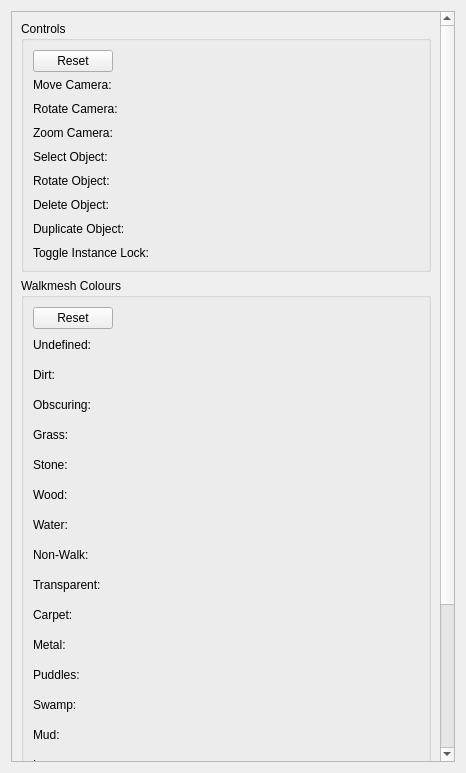
<?xml version="1.0" encoding="UTF-8"?>
<ui version="4.0">
 <class>Form</class>
 <widget class="QWidget" name="Form">
  <property name="geometry">
   <rect>
    <x>0</x>
    <y>0</y>
    <width>466</width>
    <height>773</height>
   </rect>
  </property>
  <property name="windowTitle">
   <string>Form</string>
  </property>
  <layout class="QGridLayout" name="gridLayout">
   <item row="0" column="0">
    <widget class="QScrollArea" name="scrollArea">
     <property name="widgetResizable">
      <bool>true</bool>
     </property>
     <widget class="QWidget" name="scrollAreaWidgetContents">
      <property name="geometry">
       <rect>
        <x>0</x>
        <y>0</y>
        <width>429</width>
        <height>920</height>
       </rect>
      </property>
      <layout class="QVBoxLayout" name="verticalLayout">
       <item>
        <widget class="QGroupBox" name="groupBox">
         <property name="title">
          <string>Controls</string>
         </property>
         <layout class="QVBoxLayout" name="verticalLayout_2">
          <item>
           <layout class="QHBoxLayout" name="horizontalLayout_3">
            <item>
             <widget class="QPushButton" name="controlsResetButton">
              <property name="text">
               <string>Reset</string>
              </property>
             </widget>
            </item>
            <item>
             <spacer name="horizontalSpacer_3">
              <property name="orientation">
               <enum>Qt::Horizontal</enum>
              </property>
              <property name="sizeHint" stdset="0">
               <size>
                <width>40</width>
                <height>20</height>
               </size>
              </property>
             </spacer>
            </item>
           </layout>
          </item>
          <item>
           <layout class="QFormLayout" name="formLayout">
            <property name="verticalSpacing">
             <number>10</number>
            </property>
            <item row="0" column="0">
             <widget class="QLabel" name="label">
              <property name="text">
               <string>Move Camera:</string>
              </property>
             </widget>
            </item>
            <item row="0" column="1">
             <widget class="SetBindWidget" name="moveCameraBindEdit" native="true"/>
            </item>
            <item row="1" column="0">
             <widget class="QLabel" name="label_2">
              <property name="text">
               <string>Rotate Camera:</string>
              </property>
             </widget>
            </item>
            <item row="1" column="1">
             <widget class="SetBindWidget" name="rotateCameraBindEdit" native="true"/>
            </item>
            <item row="2" column="0">
             <widget class="QLabel" name="label_3">
              <property name="text">
               <string>Zoom Camera:</string>
              </property>
             </widget>
            </item>
            <item row="2" column="1">
             <widget class="SetBindWidget" name="zoomCameraBindEdit" native="true"/>
            </item>
            <item row="3" column="0">
             <widget class="QLabel" name="label_5">
              <property name="text">
               <string>Select Object:</string>
              </property>
             </widget>
            </item>
            <item row="3" column="1">
             <widget class="SetBindWidget" name="selectUnderneathBindEdit" native="true"/>
            </item>
            <item row="4" column="0">
             <widget class="QLabel" name="label_4">
              <property name="text">
               <string>Rotate Object:</string>
              </property>
             </widget>
            </item>
            <item row="4" column="1">
             <widget class="SetBindWidget" name="rotateSelectedToPointBindEdit" native="true"/>
            </item>
            <item row="5" column="0">
             <widget class="QLabel" name="label_6">
              <property name="text">
               <string>Delete Object:</string>
              </property>
             </widget>
            </item>
            <item row="5" column="1">
             <widget class="SetBindWidget" name="deleteSelectedBindEdit" native="true"/>
            </item>
            <item row="6" column="0">
             <widget class="QLabel" name="label_7">
              <property name="text">
               <string>Duplicate Object:</string>
              </property>
             </widget>
            </item>
            <item row="6" column="1">
             <widget class="SetBindWidget" name="duplicateSelectedBindEdit" native="true"/>
            </item>
            <item row="7" column="0">
             <widget class="QLabel" name="label_8">
              <property name="text">
               <string>Toggle Instance Lock:</string>
              </property>
             </widget>
            </item>
            <item row="7" column="1">
             <widget class="SetBindWidget" name="toggleLockInstancesBindEdit" native="true"/>
            </item>
           </layout>
          </item>
         </layout>
        </widget>
       </item>
       <item>
        <widget class="QGroupBox" name="groupBox_2">
         <property name="title">
          <string>Walkmesh Colours</string>
         </property>
         <layout class="QGridLayout" name="gridLayout_2">
          <item row="1" column="0">
           <layout class="QFormLayout" name="formLayout_2">
            <property name="verticalSpacing">
             <number>10</number>
            </property>
            <item row="0" column="0">
             <widget class="QLabel" name="label_10">
              <property name="text">
               <string>Undefined:</string>
              </property>
             </widget>
            </item>
            <item row="0" column="1">
             <widget class="ColorEdit" name="undefinedMaterialColourEdit" native="true">
              <property name="minimumSize">
               <size>
                <width>0</width>
                <height>20</height>
               </size>
              </property>
              <property name="maximumSize">
               <size>
                <width>16777215</width>
                <height>20</height>
               </size>
              </property>
             </widget>
            </item>
            <item row="1" column="0">
             <widget class="QLabel" name="label_11">
              <property name="text">
               <string>Dirt:</string>
              </property>
             </widget>
            </item>
            <item row="14" column="0">
             <widget class="QLabel" name="label_12">
              <property name="text">
               <string>Leaves:</string>
              </property>
             </widget>
            </item>
            <item row="13" column="0">
             <widget class="QLabel" name="label_13">
              <property name="text">
               <string>Mud:</string>
              </property>
             </widget>
            </item>
            <item row="12" column="0">
             <widget class="QLabel" name="label_14">
              <property name="text">
               <string>Swamp:</string>
              </property>
             </widget>
            </item>
            <item row="11" column="0">
             <widget class="QLabel" name="label_15">
              <property name="text">
               <string>Puddles:</string>
              </property>
             </widget>
            </item>
            <item row="10" column="0">
             <widget class="QLabel" name="label_16">
              <property name="text">
               <string>Metal:</string>
              </property>
             </widget>
            </item>
            <item row="9" column="0">
             <widget class="QLabel" name="label_17">
              <property name="text">
               <string>Carpet:</string>
              </property>
             </widget>
            </item>
            <item row="8" column="0">
             <widget class="QLabel" name="label_18">
              <property name="text">
               <string>Transparent:</string>
              </property>
             </widget>
            </item>
            <item row="7" column="0">
             <widget class="QLabel" name="label_19">
              <property name="text">
               <string>Non-Walk:</string>
              </property>
             </widget>
            </item>
            <item row="6" column="0">
             <widget class="QLabel" name="label_20">
              <property name="text">
               <string>Water:</string>
              </property>
             </widget>
            </item>
            <item row="5" column="0">
             <widget class="QLabel" name="label_21">
              <property name="text">
               <string>Wood:</string>
              </property>
             </widget>
            </item>
            <item row="4" column="0">
             <widget class="QLabel" name="label_22">
              <property name="text">
               <string>Stone:</string>
              </property>
             </widget>
            </item>
            <item row="3" column="0">
             <widget class="QLabel" name="label_23">
              <property name="text">
               <string>Grass:</string>
              </property>
             </widget>
            </item>
            <item row="2" column="0">
             <widget class="QLabel" name="label_24">
              <property name="text">
               <string>Obscuring:</string>
              </property>
             </widget>
            </item>
            <item row="15" column="0">
             <widget class="QLabel" name="label_25">
              <property name="text">
               <string>Lava:</string>
              </property>
             </widget>
            </item>
            <item row="16" column="0">
             <widget class="QLabel" name="label_26">
              <property name="text">
               <string>Bottomless Pit:</string>
              </property>
             </widget>
            </item>
            <item row="17" column="0">
             <widget class="QLabel" name="label_27">
              <property name="text">
               <string>Deep Water:</string>
              </property>
             </widget>
            </item>
            <item row="18" column="0">
             <widget class="QLabel" name="label_28">
              <property name="text">
               <string>Door:</string>
              </property>
             </widget>
            </item>
            <item row="19" column="0">
             <widget class="QLabel" name="label_29">
              <property name="text">
               <string>Non-Walk Grass:</string>
              </property>
             </widget>
            </item>
            <item row="1" column="1">
             <widget class="ColorEdit" name="dirtMaterialColourEdit" native="true">
              <property name="minimumSize">
               <size>
                <width>0</width>
                <height>20</height>
               </size>
              </property>
              <property name="maximumSize">
               <size>
                <width>16777215</width>
                <height>20</height>
               </size>
              </property>
             </widget>
            </item>
            <item row="2" column="1">
             <widget class="ColorEdit" name="obscuringMaterialColourEdit" native="true">
              <property name="minimumSize">
               <size>
                <width>0</width>
                <height>20</height>
               </size>
              </property>
              <property name="maximumSize">
               <size>
                <width>16777215</width>
                <height>20</height>
               </size>
              </property>
             </widget>
            </item>
            <item row="3" column="1">
             <widget class="ColorEdit" name="grassMaterialColourEdit" native="true">
              <property name="minimumSize">
               <size>
                <width>0</width>
                <height>20</height>
               </size>
              </property>
              <property name="maximumSize">
               <size>
                <width>16777215</width>
                <height>20</height>
               </size>
              </property>
             </widget>
            </item>
            <item row="4" column="1">
             <widget class="ColorEdit" name="stoneMaterialColourEdit" native="true">
              <property name="minimumSize">
               <size>
                <width>0</width>
                <height>20</height>
               </size>
              </property>
              <property name="maximumSize">
               <size>
                <width>16777215</width>
                <height>20</height>
               </size>
              </property>
             </widget>
            </item>
            <item row="5" column="1">
             <widget class="ColorEdit" name="woodMaterialColourEdit" native="true">
              <property name="minimumSize">
               <size>
                <width>0</width>
                <height>20</height>
               </size>
              </property>
              <property name="maximumSize">
               <size>
                <width>16777215</width>
                <height>20</height>
               </size>
              </property>
             </widget>
            </item>
            <item row="6" column="1">
             <widget class="ColorEdit" name="waterMaterialColourEdit" native="true">
              <property name="minimumSize">
               <size>
                <width>0</width>
                <height>20</height>
               </size>
              </property>
              <property name="maximumSize">
               <size>
                <width>16777215</width>
                <height>20</height>
               </size>
              </property>
             </widget>
            </item>
            <item row="7" column="1">
             <widget class="ColorEdit" name="nonWalkMaterialColourEdit" native="true">
              <property name="minimumSize">
               <size>
                <width>0</width>
                <height>20</height>
               </size>
              </property>
              <property name="maximumSize">
               <size>
                <width>16777215</width>
                <height>20</height>
               </size>
              </property>
             </widget>
            </item>
            <item row="8" column="1">
             <widget class="ColorEdit" name="transparentMaterialColourEdit" native="true">
              <property name="minimumSize">
               <size>
                <width>0</width>
                <height>20</height>
               </size>
              </property>
              <property name="maximumSize">
               <size>
                <width>16777215</width>
                <height>20</height>
               </size>
              </property>
             </widget>
            </item>
            <item row="9" column="1">
             <widget class="ColorEdit" name="carpetMaterialColourEdit" native="true">
              <property name="minimumSize">
               <size>
                <width>0</width>
                <height>20</height>
               </size>
              </property>
              <property name="maximumSize">
               <size>
                <width>16777215</width>
                <height>20</height>
               </size>
              </property>
             </widget>
            </item>
            <item row="10" column="1">
             <widget class="ColorEdit" name="metalMaterialColourEdit" native="true">
              <property name="minimumSize">
               <size>
                <width>0</width>
                <height>20</height>
               </size>
              </property>
              <property name="maximumSize">
               <size>
                <width>16777215</width>
                <height>20</height>
               </size>
              </property>
             </widget>
            </item>
            <item row="11" column="1">
             <widget class="ColorEdit" name="puddlesMaterialColourEdit" native="true">
              <property name="minimumSize">
               <size>
                <width>0</width>
                <height>20</height>
               </size>
              </property>
              <property name="maximumSize">
               <size>
                <width>16777215</width>
                <height>20</height>
               </size>
              </property>
             </widget>
            </item>
            <item row="12" column="1">
             <widget class="ColorEdit" name="swampMaterialColourEdit" native="true">
              <property name="minimumSize">
               <size>
                <width>0</width>
                <height>20</height>
               </size>
              </property>
              <property name="maximumSize">
               <size>
                <width>16777215</width>
                <height>20</height>
               </size>
              </property>
             </widget>
            </item>
            <item row="13" column="1">
             <widget class="ColorEdit" name="mudMaterialColourEdit" native="true">
              <property name="minimumSize">
               <size>
                <width>0</width>
                <height>20</height>
               </size>
              </property>
              <property name="maximumSize">
               <size>
                <width>16777215</width>
                <height>20</height>
               </size>
              </property>
             </widget>
            </item>
            <item row="14" column="1">
             <widget class="ColorEdit" name="leavesMaterialColourEdit" native="true">
              <property name="minimumSize">
               <size>
                <width>0</width>
                <height>20</height>
               </size>
              </property>
              <property name="maximumSize">
               <size>
                <width>16777215</width>
                <height>20</height>
               </size>
              </property>
             </widget>
            </item>
            <item row="15" column="1">
             <widget class="ColorEdit" name="lavaMaterialColourEdit" native="true">
              <property name="minimumSize">
               <size>
                <width>0</width>
                <height>20</height>
               </size>
              </property>
              <property name="maximumSize">
               <size>
                <width>16777215</width>
                <height>20</height>
               </size>
              </property>
             </widget>
            </item>
            <item row="16" column="1">
             <widget class="ColorEdit" name="bottomlessPitMaterialColourEdit" native="true">
              <property name="minimumSize">
               <size>
                <width>0</width>
                <height>20</height>
               </size>
              </property>
              <property name="maximumSize">
               <size>
                <width>16777215</width>
                <height>20</height>
               </size>
              </property>
             </widget>
            </item>
            <item row="17" column="1">
             <widget class="ColorEdit" name="deepWaterMaterialColourEdit" native="true">
              <property name="minimumSize">
               <size>
                <width>0</width>
                <height>20</height>
               </size>
              </property>
              <property name="maximumSize">
               <size>
                <width>16777215</width>
                <height>20</height>
               </size>
              </property>
             </widget>
            </item>
            <item row="18" column="1">
             <widget class="ColorEdit" name="doorMaterialColourEdit" native="true">
              <property name="minimumSize">
               <size>
                <width>0</width>
                <height>20</height>
               </size>
              </property>
              <property name="maximumSize">
               <size>
                <width>16777215</width>
                <height>20</height>
               </size>
              </property>
             </widget>
            </item>
            <item row="19" column="1">
             <widget class="ColorEdit" name="nonWalkGrassMaterialColourEdit" native="true">
              <property name="minimumSize">
               <size>
                <width>0</width>
                <height>20</height>
               </size>
              </property>
              <property name="maximumSize">
               <size>
                <width>16777215</width>
                <height>20</height>
               </size>
              </property>
             </widget>
            </item>
           </layout>
          </item>
          <item row="0" column="0">
           <layout class="QHBoxLayout" name="horizontalLayout">
            <item>
             <widget class="QPushButton" name="coloursResetButton">
              <property name="text">
               <string>Reset</string>
              </property>
             </widget>
            </item>
            <item>
             <spacer name="horizontalSpacer">
              <property name="orientation">
               <enum>Qt::Horizontal</enum>
              </property>
              <property name="sizeHint" stdset="0">
               <size>
                <width>40</width>
                <height>20</height>
               </size>
              </property>
             </spacer>
            </item>
           </layout>
          </item>
         </layout>
        </widget>
       </item>
      </layout>
     </widget>
    </widget>
   </item>
  </layout>
 </widget>
 <customwidgets>
  <customwidget>
   <class>SetBindWidget</class>
   <extends>QWidget</extends>
   <header location="global">toolset.gui.widgets.set_bind</header>
   <container>1</container>
  </customwidget>
  <customwidget>
   <class>ColorEdit</class>
   <extends>QWidget</extends>
   <header location="global">toolset.gui.widgets.edit.color</header>
   <container>1</container>
  </customwidget>
 </customwidgets>
 <resources/>
 <connections/>
</ui>
